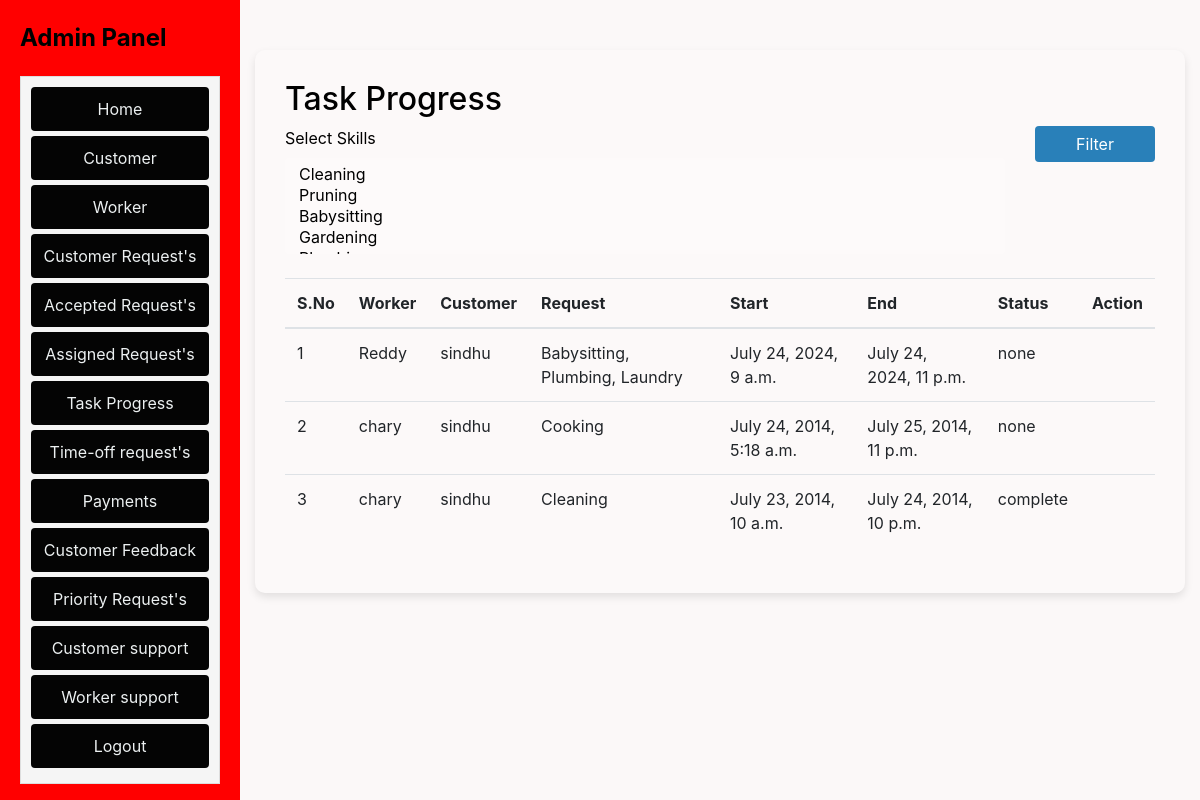
Screenshot of /wfmadmin/monitortaskprogress with the database file from the repository.
### wfmadmin/models.py (models this page shows, shortened)
class Assignment(models.Model):
    id = models.AutoField(primary_key=True)
    worker = models.ForeignKey(worker, on_delete=models.CASCADE)
    customer = models.ForeignKey(customer, on_delete=models.CASCADE)
    request = models.ForeignKey(CustomerServiceRequest, on_delete=models.CASCADE)
    title = models.CharField(max_length=100)
    start = models.DateTimeField()
    end = models.DateTimeField()
    status = models.CharField(max_length=100, default='none')
    created_at = models.DateTimeField(auto_now_add=True)

class worker(models.Model):
    id = models.AutoField(primary_key=True)
    firstname = models.CharField(max_length=30)
    lastname = models.CharField(max_length=30)
    address = models.CharField(max_length=100)
    city = models.CharField(max_length=20)
    state = models.CharField(max_length=20)
    country = models.CharField(max_length=20)
    username = models.CharField(max_length=20)
    email = models.EmailField(max_length=20)
    number = models.IntegerField()
    password = models.CharField(max_length=20)
    status = models.BooleanField(default=False)
    created_at = models.DateTimeField(auto_now_add=True)

class customer(models.Model):
    id = models.AutoField(primary_key=True)
    firstname = models.CharField(max_length=30)
    lastname = models.CharField(max_length=30)
    address = models.CharField(max_length=100)
    city = models.CharField(max_length=20)
    state = models.CharField(max_length=20)
    country = models.CharField(max_length=20)
    username = models.CharField(max_length=20)
    email = models.EmailField(max_length=20)
    number = models.IntegerField()
    password = models.CharField(max_length=20)
    status = models.BooleanField(default=False)
    created_at = models.DateTimeField(auto_now_add=True)

class CustomerServiceRequest(models.Model):
    id = models.AutoField(primary_key=True)
    user_id = models.CharField(max_length=100)
    fullname = models.CharField(max_length=100)
    fulladdress = models.CharField(max_length=255)
    location = models.CharField(max_length=1024)
    service = models.CharField(max_length=100)
    start_date = models.DateField()
    end_date = models.DateField()
    start_time = models.TimeField()
    end_time = models.TimeField()
    status = models.CharField(max_length=100, default='none')
    pri_status = models.CharField(max_length=100, default='none')
    ser_status = models.BooleanField(default=True)
    created_at = models.DateTimeField(auto_now_add=True)

### wfmadmin/views.py (the view)
# urls.py: path('monitortaskprogress', monitortaskprogress, name='monitortaskprogress'),
def monitortaskprogress(request):
    skills = request.GET.getlist('skills')
    if skills:
        query = Q()
        for skill in skills:
            query |= Q(request__service__icontains=skill)
        requeststatus = Assignment.objects.filter(query).order_by('-created_at')
    else:
        requeststatus = Assignment.objects.all().order_by('-created_at')
    payment_requests = PaymentRequest.objects.values_list('assignment_id', flat=True)
    return render(request, 'admin/monitortaskprogress.html', {'requeststatus': requeststatus, 'payment_requests': payment_requests})

### templates/admin/monitortaskprogress.html (shortened to what this page needs)
<!DOCTYPE html>
<html lang="en">
  <head>
    <link
      href="https://stackpath.bootstrapcdn.com/bootstrap/4.5.2/css/bootstrap.min.css"
      rel="stylesheet"
    />
    <link
      rel="stylesheet"
      href="https://cdnjs.cloudflare.com/ajax/libs/font-awesome/5.15.3/css/all.min.css"
    />
  </head>
  <body>
    {% include 'admin/adminnavbar.html' %}
    <section id="contact" class="contact" style="display: contents;">
      <div class="container" data-aos="fade-up">
        <div class="form-container">
          <div class="section-title">
            <h2 style="color: black;">Task Progress</h2>
          </div>
          <form method="GET" action="{% url 'monitortaskprogress' %}">
            <div class="row mb-4">
              <div class="col-md-10" >
                <label for="skills" style="color: black;">Select Skills</label>
                <select class="form-control" id="skills" name="skills" style="color: black;"  multiple>
                  <option value="Cleaning" >Cleaning</option>
                  <option value="Pruning">Pruning</option>
                  <option value="Babysitting">Babysitting</option>
                  <option value="Gardening">Gardening</option>
                  <option value="Plumbing">Plumbing</option>
                </select>
              </div>
              <div class="col-md-2">
                <button type="submit" class="btn btn-secondary btn-block">
                  Filter
                </button>
              </div>
            </div>
          </form>
          <div class="row">
            <div class="col-lg-12">
              <div class="table-responsive">
                <table class="table">
                  <thead>
                    <tr>
                      <th>S.No</th>
                      <th>Worker</th>
                      <th>Customer</th>
                      <th>Request</th>
                      <th>Start</th>
                      <th>End</th>
                      <th>Status</th>
                      <th>Action</th>
                    </tr>
                  </thead>
                  <tbody>
                    {% for user in requeststatus %}
                    <tr>
                      <td>{{ forloop.counter }}</td>
                      <td>{{ user.worker.username }}</td>
                      <td>{{ user.customer.username }}</td>
                      <td>{{ user.request.service }}</td>
                      <td>{{ user.start }}</td>
                      <td>{{ user.end }}</td>
                      <td>{{ user.status }}</td>
                      <td>
                      </td>
                    </tr>
                    {% endfor %}
                  </tbody>
                </table>
              </div>
            </div>
          </div>
        </div>
      </div>
    </section>
  </body>
</html>

### templates/admin/adminnavbar.html (shortened to what this page needs)
</head>
<body>
  <div class="main-container">
    <div class="admin-panel">
      <div class="admin-panel-title">Admin Panel</div>
      <div class="vertical-tabs-container" style="color: #000000;">
        <a class="nav-link" href="{% url 'adminhome' %}" style="color: black">Home</a>
        <a class="nav-link" href="{% url 'admincustomerviews' %}" style="color: black">Customer</a>
        <a class="nav-link" href="{% url 'adminworkerviews' %}" style="color: black">Worker</a>
        <a class="nav-link" href="{% url 'adminviewrequestedservice' %}" style="color: black">Customer Request's</a>
        <a class="nav-link" href="{% url 'adminviewacceptedrequests' %}" style="color: black">Accepted Request's</a>
        <a class="nav-link" href="{% url 'adminviewassignedtasks' %}" style="color: black">Assigned Request's</a>
        <a class="nav-link" href="{% url 'monitortaskprogress' %}" style="color: black">Task Progress</a>
        <a class="nav-link" href="{% url 'timeoffrequests' %}" style="color: black">Time-off request's</a>
        <a class="nav-link" href="{% url 'adminpaymentrequest' %}" style="color: black">Payments</a>
        <a class="nav-link" href="{% url 'adminviewcustomerfeedback' %}" style="color: black">Customer Feedback</a>
        <a class="nav-link" href="{% url 'adminpriorityrequest' %}" style="color: black">Priority Request's</a>
        <a class="nav-link" href="{% url 'admincustomersupport' %}" style="color: black">Customer support</a>
        <a class="nav-link" href="{% url 'adminworkersupport' %}" style="color: black">Worker support</a>
        <a class="nav-link" href="{% url 'adminlogout' %}" style="color: black">Logout</a>
      </div>
    </div>

### templates/admin/monitortaskprogress.html (style rules this page uses)
body { background-color: white; color: #ecf0f1; }
.container { margin-top: 50px; }
.form-container { background-color: rgba(255, 255, 255, 0.1); padding: 30px; border-radius: 10px; box-shadow: 0 4px 8px rgba(0, 0, 0, 0.1); }
.form-control { background-color: rgba(255, 255, 255, 0.2); border: none; color: #ecf0f1; }
.form-control::placeholder { color: #bdc3c7; }
.btn-secondary { background-color: #2980b9; border: none; }
.nav-link { color: #ecf0f1 !important; }

### templates/admin/adminnavbar.html (style rules this page uses)
body { background-color: #fbf8f8; color: #000000; }
.container { margin-top: 50px; }
.vertical-tabs-container { display: flex; flex-direction: column; width: 200px; background-color: #f5f5f5; padding: 10px; border: 1px solid #ddd; }
.main-container { display: flex; height: 100vh; }
.admin-panel { width: 250px; background-color: red; color: black; padding: 20px; box-sizing: border-box; }
.admin-panel-title { font-size: 24px; font-weight: bold; margin-bottom: 20px; }
.vertical-tabs-container { display: flex; flex-direction: column; color: #000000; }
.nav-link { display: block; padding: 10px; color: #000000; text-decoration: none; margin-bottom: 5px; background-color: #040404; text-align: center; border-radius: 4px; }

### rows the page displays
Assignment: worker.username "Reddy", customer.username "sindhu", request.service "Babysitting, Plumbing, Laundry", start "July 24, 2024, 9 a.m.", end "July 24, 2024, 11 p.m.", status "none"
Assignment: worker.username "chary", customer.username "sindhu", request.service "Cooking", start "July 24, 2014, 5:18 a.m.", end "July 25, 2014, 11 p.m.", status "none"
Assignment: worker.username "chary", customer.username "sindhu", request.service "Cleaning", start "July 23, 2014, 10 a.m.", end "July 24, 2014, 10 p.m.", status "complete"
